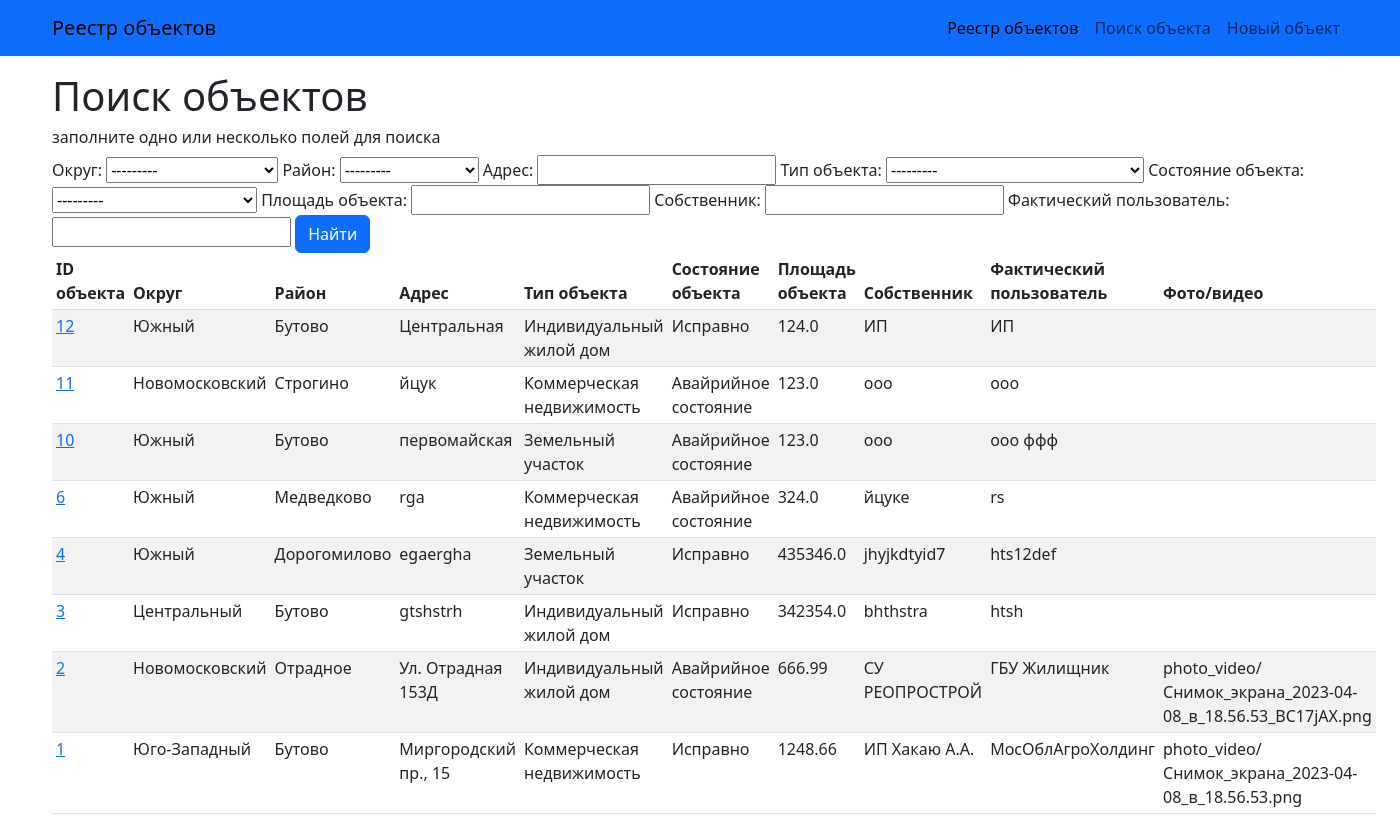
The page /estate_objects/search/ on the database as committed earlier.
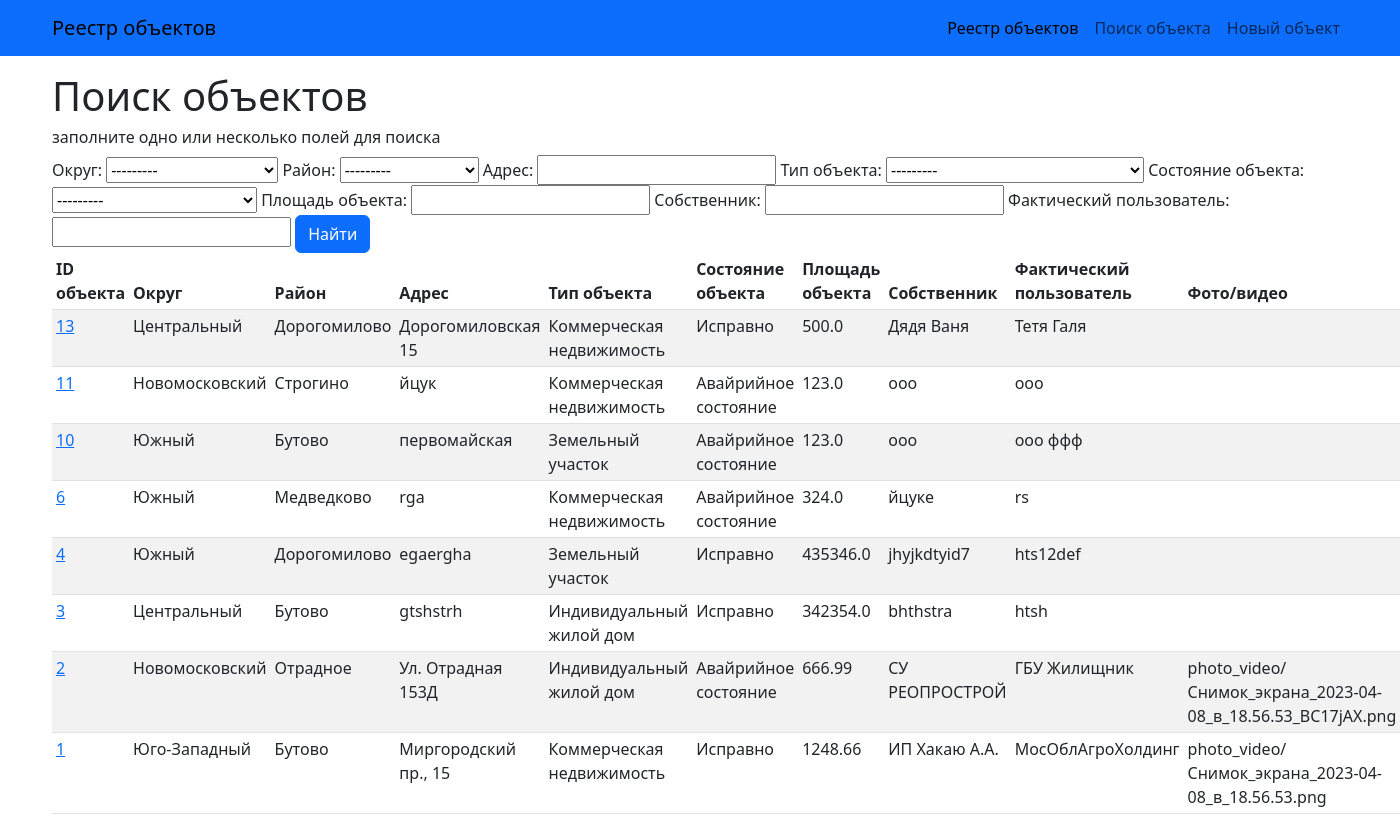
The same page on the database as committed later.
### estate_objects/models.py (models this page shows, shortened)
class EstateObject(models.Model):
    division = models.CharField(max_length=2, choices=DIVISIONS, verbose_name='Округ')
    district = models.CharField(max_length=32, choices=DISTRICTS, verbose_name='Район')
    address = models.CharField(max_length=256, verbose_name='Адрес')
    obj_type = models.CharField(max_length=16, choices=OBJ_TYPES, verbose_name='Тип объекта')
    condition = models.CharField(max_length=32, choices=CONDITIONS, verbose_name='Состояние объекта')
    area = models.FloatField(validators=[MinValueValidator(0)], verbose_name='Площадь объекта')
    owner = models.CharField(max_length=256, verbose_name='Собственник')
    current_holder = models.CharField(max_length=256, verbose_name='Фактический пользователь')
    media_files = models.FileField(upload_to='photo_video/', verbose_name='Фото/видео')
    def get_absolute_url(self):
        return reverse('object_details', kwargs={'pk': self.pk})

### estate_objects/views.py (the view)
# urls.py: path('search/', ObjectSearch.as_view(), name='search'),
class ObjectSearch(ListView):
    model = EstateObject
    template_name = 'object_search.html'
    context_object_name = 'objects'
    ordering = ['-pk']
    def get_context_data(self, **kwargs):
        context = super().get_context_data(**kwargs)
        context['filter'] = ObjectFilter(self.request.GET, queryset=self.get_queryset())
        return context

### templates/object_search.html (shortened to what this page needs)
{% extends 'base.html' %}
{% block content %}
    <h1>Поиск объектов</h1>
    <h6>заполните одно или несколько полей для поиска</h6>
    <form method='GET'>
        {{ filter.form }}
        <input class="btn btn-primary" type='submit' value='Найти'>
    </form>
    <table class="table table-sm table-striped table-hover ">
        <thead>
            <th>ID объекта</th>
            <th>Округ</th>
            <th>Район</th>
            <th>Адрес</th>
            <th>Тип объекта</th>
            <th>Состояние объекта</th>
            <th>Площадь объекта</th>
            <th>Собственник</th>
            <th>Фактический пользователь</th>
            <th>Фото/видео</th>
        </thead>
        {% for obj in filter.qs %}
        <tr>
            <td><a href="{{ obj.get_absolute_url }}">{{ obj.pk }}</a></td>
            <td>{{ obj.get_division_display }}</td>
            <td>{{ obj.get_district_display }}</td>
            <td>{{ obj.address }}</td>
            <td>{{ obj.get_obj_type_display }}</td>
            <td>{{ obj.get_condition_display }}</td>
            <td>{{ obj.area }}</td>
            <td>{{ obj.owner }}</td>
            <td>{{ obj.current_holder }}</td>
            <td>{{ obj.media_files }}</td>
        </tr>
        {% endfor %}
    </table>
{% endblock content %}

### templates/base.html (shortened to what this page needs)
{% load static %}
<!DOCTYPE html>
<html lang="ru">
<head>
    <link href="https://cdn.jsdelivr.net/npm/bootstrap@5.3.0-alpha1/dist/css/bootstrap.min.css" rel="stylesheet"
>
</head>
<body>
    <nav class="navbar navbar-expand-lg navbar-primary bg-primary">
        <div class="container">
            <a class="navbar-brand" href="{% url 'objects_list' %}">Реестр объектов</a>
            <div class="collapse navbar-collapse" id="navbarSupportedContent">
                <ul class="navbar-nav ms-auto mb-2 mb-lg-0">
                    <li class="nav-item"><a class="nav-link active" aria-current="page" href="{% url 'objects_list' %}">Реестр объектов</a></li>
                    <li class="nav-item"><a class="nav-link" href="{% url 'search' %}">Поиск объекта</a></li>
                    <li class="nav-item"><a class="nav-link" href="{% url 'object_create' %}">Новый объект</a></li>
                </ul>
            </div>
        </div>
    </nav>
    <div class="container mt-3">
            {% block content %}
            {% endblock content %}
    </div>
</body>
</html>

Rows that differ between the two databases and show on the page:
removed EstateObject: pk "12", division "Южный", district "Бутово", address "Центральная", obj_type "Индивидуальный жилой дом", condition "Исправно", area "124.0", owner "ИП", current_holder "ИП"
added EstateObject: pk "13", division "Центральный", district "Дорогомилово", address "Дорогомиловская 15", obj_type "Коммерческая недвижимость", condition "Исправно", area "500.0", owner "Дядя Ваня", current_holder "Тетя Галя"
